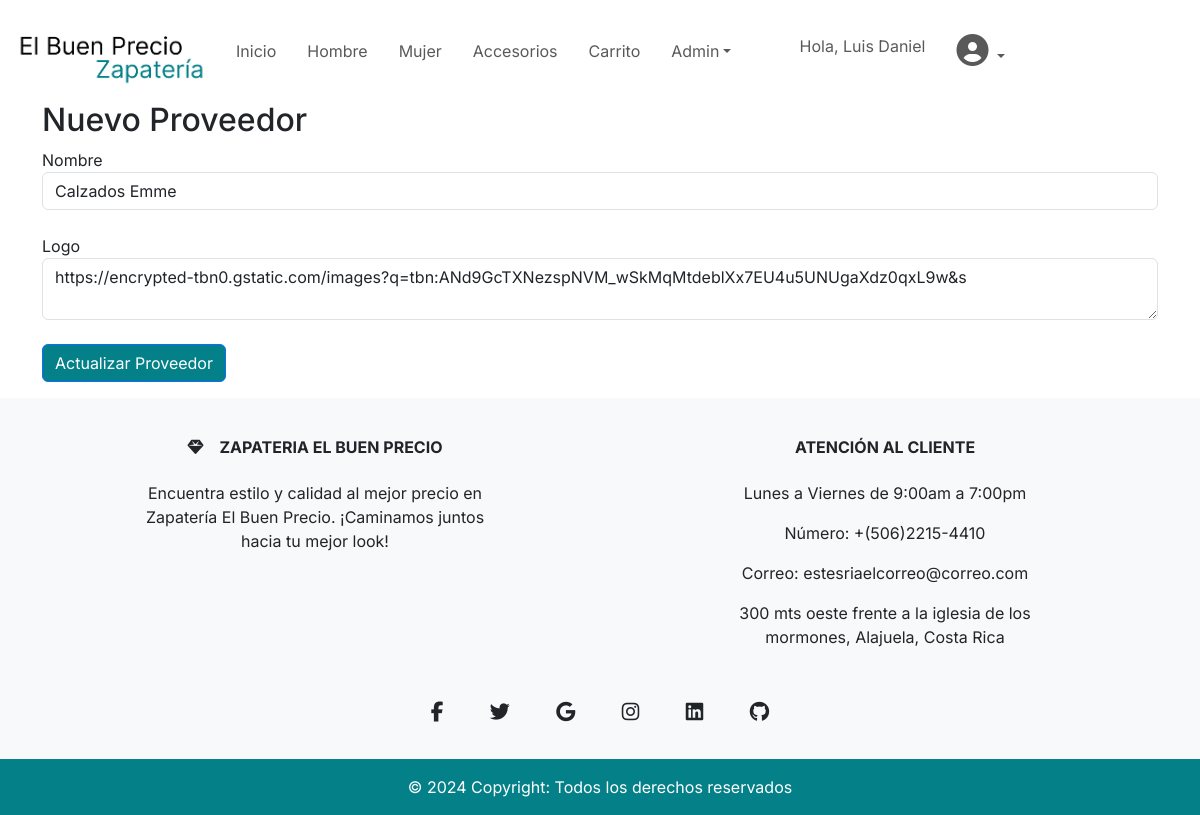
Page /actualizarproveedores.php?id=3 (signed in) on the committed database.
### tables this page shows
CREATE TABLE `proveedores` (
  `Id_Proveedor` int(11) NOT NULL,
  `Nombre` varchar(255) NOT NULL,
  `Logo` varchar(255) NOT NULL
);

### DAL/proveedoresCrud.php (called while the page is built, shortened)
<?php
function getObject($sql){
    try{
        $oConexion = conectarDb();
        if(mysqli_set_charset($oConexion, "utf8")){
            if(!$result = mysqli_query($oConexion, $sql)) die();
            $retorno = null;
            while ($row = mysqli_fetch_array($result)){
                $retorno = $row;
            }
        }
    }catch(\Throwable $th){
        echo $th;
    }finally{
        Desconectar($oConexion);
    }
    return $retorno;
}
?>

### actualizarproveedores.php (the view, shortened to what this page needs)
<?php
require_once "DAL/proveedoresCrud.php";
if($_SERVER['REQUEST_METHOD']== 'GET'){
    $id= recogeGet("id");
    $query = "select Id_Proveedor, Nombre, Logo from proveedores where Id_Proveedor = '$id'";
    $mySession = getObject($query);
    if($mySession != null){
            $nombre = $mySession['Nombre'];
            $logo = $mySession['Logo'];
        }else{
        }
    }
include_once 'include/templates/header.php';
?>
<main>
    <div class="container">
        <h2>Nuevo Proveedor</h2>
        <form method="post" action="<?php echo $_SERVER['PHP_SELF']; ?>">
            <div class="form-group">
                <label for="nombre">Nombre</label>
                <input type="text" class="form-control" id="Nombre" name="nombre" placeholder="Nombre" maxlength="255"
                    value="<?= $nombre ?>">
            </div>
            <br>
            <div class="form-group">
                <label for="logo">Logo</label>
                <textarea class="form-control" id="Logo" name="logo" rows="2"
                    maxlength="255"><?= $logo ?></textarea>
            </div>
            <br>
            <div>
                <button type="submit" class="btn btn-primary color-boton">Actualizar Proveedor</button>
            </div>
        </form>
    </div>
</main>
<?php
include_once 'include/templates/footer.php';
?>
</html>

### css/styles.css (style rules this page uses)
* { font-family: "Inter", sans-serif; font-optical-sizing: auto; }
.color-boton { background-color: var(--principal); }

### rows in the picture
proveedores: nombre "Calzados Emme", logo "https://encrypted-tbn0.gstatic.com/images?q=tbn:ANd9GcTXNezspNVM_wSkMqMtdeblXx7EU4u5UNUgaXdz0qxL9w&s"

### other values in the picture
$_SESSION['nombre'] "Luis Daniel"
